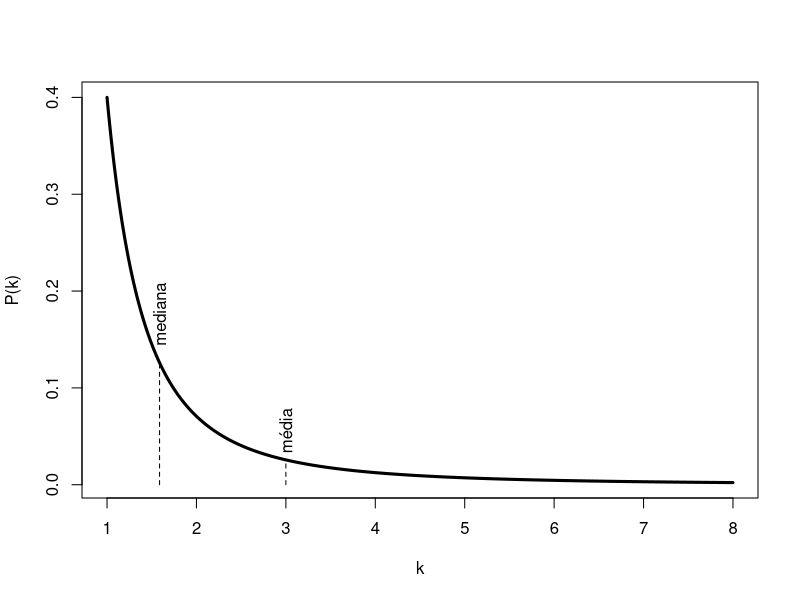

Recreate this plot in R.
######################################################################
# GNU R
#
# Plota uma power law, mostrando a mediana e a media.
######################################################################

# Dados de entrada
a = 2.5
xmin = 1.0
x = (100:800) / 100

##################################################

# Calculos
c = 1 / a
f = function(x) { c * x^(-a)}
p = f(x) #c * x^(-a)
xmed = 2^(1/(a-1)) * xmin
xmean = ((a-1)/(a-2)) * xmin

# Desenho
plot(p ~ x, pch=19, xlab="k", ylab="P(k)", type="l", lwd=3) #, log="xy")
#lines(dnorm(x, 1, 1) ~ x, type="l", col="red", lwd=2, lty=2) # Gauss

lines(c(xmed, xmed), c(0, f(xmed)), lty=2)
lines(c(xmean, xmean), c(0, f(xmean)), lty=2)
text(xmean, f(xmean)+0.03, "média", srt=90);
text(xmed, f(xmed)+0.05, "mediana", srt=90);
print(xmed)
print(xmean)
print(f(6))
